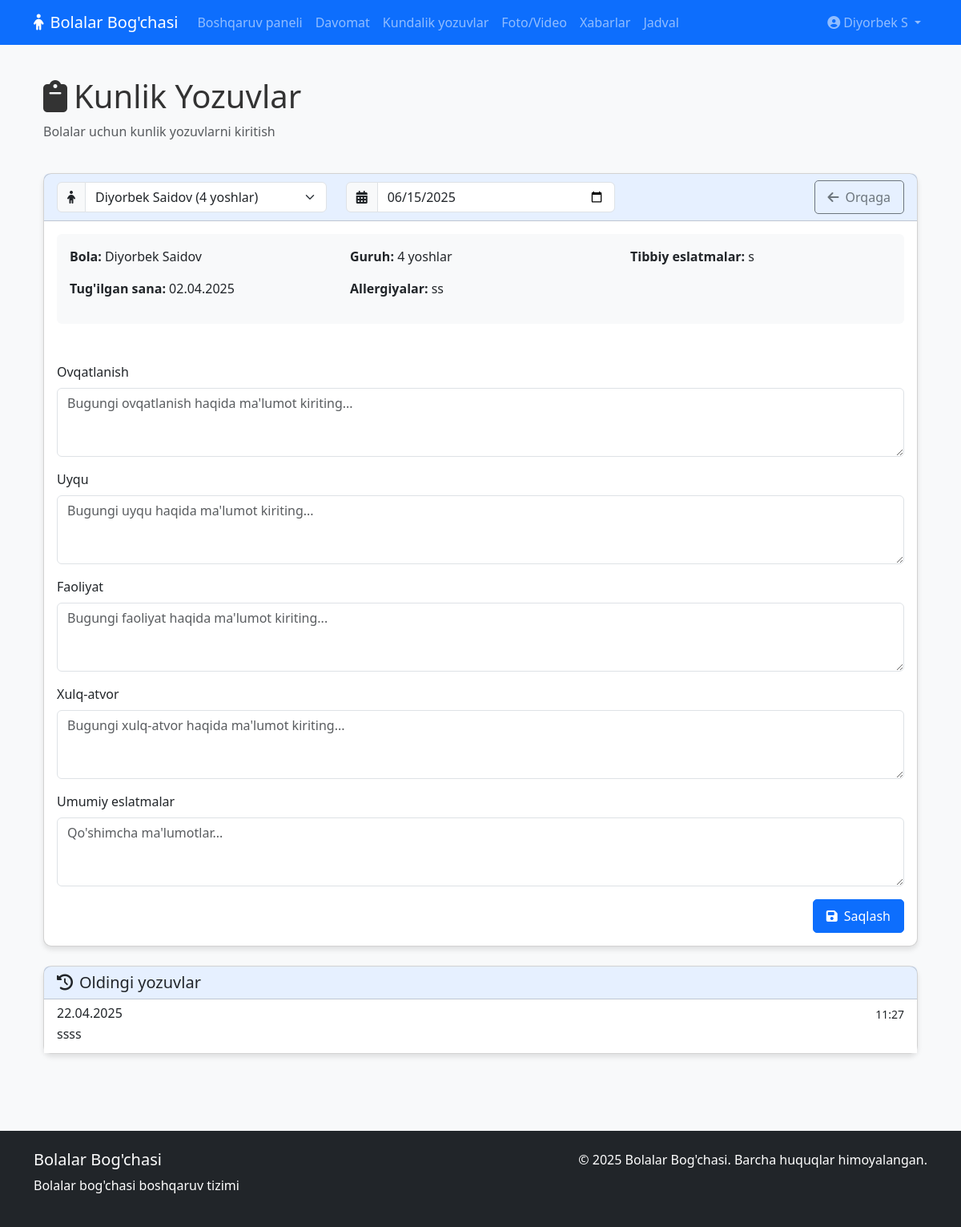
The app's page /teacher/daily_notes (signed in) with its own data.
### models.py (models this page shows)
class Child(db.Model):
    __tablename__ = 'children'
    id = db.Column(db.Integer, primary_key=True)
    first_name = db.Column(db.String(50), nullable=False)
    last_name = db.Column(db.String(50), nullable=False)
    date_of_birth = db.Column(db.Date, nullable=False)
    gender = db.Column(db.String(10))
    parent_id = db.Column(db.Integer, db.ForeignKey('parents.id'), nullable=False)
    group_id = db.Column(db.Integer, db.ForeignKey('groups.id'))
    allergies = db.Column(db.Text)
    medical_notes = db.Column(db.Text)
    enrollment_date = db.Column(db.Date, default=datetime.utcnow().date())
    attendance_records = db.relationship('Attendance', backref='child', lazy=True)
    daily_notes = db.relationship('DailyNote', backref='child', lazy=True)
    media_items = db.relationship('Media', backref='child', lazy=True)
    payments = db.relationship('Payment', backref='child', lazy=True)

class Group(db.Model):
    __tablename__ = 'groups'
    id = db.Column(db.Integer, primary_key=True)
    name = db.Column(db.String(50), nullable=False)
    teacher_id = db.Column(db.Integer, db.ForeignKey('teachers.id'))
    capacity = db.Column(db.Integer, default=20)
    description = db.Column(db.Text)
    age_group = db.Column(db.String(20))  # e.g., '2-3 years', '4-5 years'
    children = db.relationship('Child', backref='group', lazy=True)
    schedules = db.relationship('Schedule', backref='group', lazy=True)

class DailyNote(db.Model):
    __tablename__ = 'daily_notes'
    id = db.Column(db.Integer, primary_key=True)
    child_id = db.Column(db.Integer, db.ForeignKey('children.id'), nullable=False)
    teacher_id = db.Column(db.Integer, db.ForeignKey('teachers.id'), nullable=False)
    date = db.Column(db.Date, nullable=False)
    meal_notes = db.Column(db.Text)
    nap_notes = db.Column(db.Text)
    activity_notes = db.Column(db.Text)
    behavior_notes = db.Column(db.Text)
    general_notes = db.Column(db.Text)
    created_at = db.Column(db.DateTime, default=datetime.utcnow)
    __table_args__ = (db.UniqueConstraint('child_id', 'date', name='unique_child_date_note'),)

### routes/teacher_routes.py (the view, shortened to what this page needs)
@teacher_bp.route('/daily_notes', methods=['GET', 'POST'])
@teacher_required
def daily_notes():
    user_id = session.get('user_id')
    teacher = Teacher.query.filter_by(user_id=user_id).first()
    if not teacher:
        flash('Tarbiyachi profili topilmadi', 'danger')
        return redirect(url_for('auth.logout'))
    selected_date = request.args.get('date', date.today().strftime('%Y-%m-%d'))
    selected_date = datetime.strptime(selected_date, '%Y-%m-%d').date()
    groups = Group.query.filter_by(teacher_id=teacher.id).all()
    selected_child_id = request.args.get('child_id')
    if selected_child_id:
        selected_child = Child.query.get(selected_child_id)
        if selected_child.group_id not in [group.id for group in groups]:
            flash('Bu bola sizning guruhingizda emas', 'danger')
            return redirect(url_for('teacher.daily_notes'))
    else:
        if groups and groups[0].children:
            selected_child = groups[0].children[0]
        else:
            selected_child = None
    all_children = []
    for group in groups:
        all_children.extend(Child.query.filter_by(group_id=group.id).all())
    daily_note = None
    if selected_child:
        daily_note = DailyNote.query.filter_by(
            child_id=selected_child.id,
            teacher_id=teacher.id,
            date=selected_date
        ).first()
    return render_template('teacher/daily_notes.html',
                          teacher=teacher,
                          all_children=all_children,
                          selected_child=selected_child,
                          selected_date=selected_date,
                          daily_note=daily_note,
                          now=datetime.now())  # Add `now` here

### app.py (called while the page is built)
def create_app(config_class=Config):
    app = Flask(__name__)
    app.config.from_object(config_class)
    os.makedirs(os.path.join(app.config['UPLOAD_FOLDER'], 'photos'), exist_ok=True)
    os.makedirs(os.path.join(app.config['UPLOAD_FOLDER'], 'videos'), exist_ok=True)
    db.init_app(app)
    register_routes(app)
    @app.route('/')
    def index():
        return render_template('index.html')
    @app.errorhandler(404)
    def page_not_found(e):
        return render_template('404.html'), 404
    @app.errorhandler(500)
    def internal_server_error(e):
        return render_template('500.html'), 500
    @app.context_processor
    def inject_global_variables():
        return {
            'app_name': app.config['APP_NAME'],
            'now': datetime.now()
        }
    return app

### routes/auth_routes.py (called while the page is built)
def teacher_required(f):
    @wraps(f)
    def decorated_function(*args, **kwargs):
        if 'user_id' not in session:
            flash('Iltimos, avval tizimga kiring', 'warning')
            return redirect(url_for('auth.login'))
        if session.get('role') != 'teacher' and session.get('role') != 'admin':
            flash('Bu sahifa faqat tarbiyachilar uchun', 'danger')
            return redirect(url_for('auth.dashboard'))
        return f(*args, **kwargs)
    return decorated_function

### templates/teacher/daily_notes.html (shortened to what this page needs)
{% extends 'base.html' %}
{% block content %}
<div class="container">
    <div class="row mb-4">
        <div class="col">
            <h1 class="page-title">
                <i class="fas fa-clipboard me-2"></i>Kunlik Yozuvlar
            </h1>
            <p class="text-muted">Bolalar uchun kunlik yozuvlarni kiritish</p>
        </div>
    </div>
    <div class="card mb-4">
        <div class="card-header">
            <div class="row align-items-center">
                <div class="col-md-4">
                    <form method="GET" action="{{ url_for('teacher.daily_notes') }}">
                        <div class="input-group">
                            <span class="input-group-text"><i class="fas fa-child"></i></span>
                            <select name="child_id" id="child_select" class="form-select" onchange="this.form.submit()">
                                {% for child in all_children %}
                                    <option value="{{ child.id }}" {% if selected_child and selected_child.id == child.id %}selected{% endif %}>
                                        {{ child.first_name }} {{ child.last_name }} ({{ child.group.name if child.group else 'Guruhi yo\'q' }})
                                    </option>
                                {% endfor %}
                            </select>
                        </div>
                    </form>
                </div>
                <div class="col-md-4 text-center">
                    <form method="GET" action="{{ url_for('teacher.daily_notes') }}">
                        <div class="input-group">
                            <span class="input-group-text"><i class="fas fa-calendar-alt"></i></span>
                            <input type="date" name="date" class="form-control" value="{{ selected_date.strftime('%Y-%m-%d') }}" onchange="this.form.submit()">
                        </div>
                    </form>
                </div>
                <div class="col-md-4 text-end">
                    <a href="{{ url_for('teacher.dashboard') }}" class="btn btn-outline-secondary">
                        <i class="fas fa-arrow-left me-2"></i>Orqaga
                    </a>
                </div>
            </div>
        </div>
        <div class="card-body">
            {% if selected_child %}
                <form method="POST" action="{{ url_for('teacher.daily_notes', date=selected_date, child_id=selected_child.id) }}">
                    <div class="row mb-4">
                        <div class="col-md-12">
                            <div class="child-info bg-light p-3 rounded mb-4">
                                <div class="row">
                                    <div class="col-md-4">
                                        <p><strong>Bola:</strong> {{ selected_child.first_name }} {{ selected_child.last_name }}</p>
                                        <p><strong>Tug'ilgan sana:</strong> {{ selected_child.date_of_birth.strftime('%d.%m.%Y') }}</p>
                                    </div>
                                    <div class="col-md-4">
                                        <p><strong>Guruh:</strong> {{ selected_child.group.name if selected_child.group else 'Tayinlanmagan' }}</p>
                                        <p><strong>Allergiyalar:</strong> {{ selected_child.allergies or 'Yo\'q' }}</p>
                                    </div>
                                    <div class="col-md-4">
                                        <p><strong>Tibbiy eslatmalar:</strong> {{ selected_child.medical_notes or 'Yo\'q' }}</p>
                                    </div>
                                </div>
                            </div>
                        </div>
                    </div>
                    <div class="mb-3">
                        <label for="meal_notes" class="form-label">Ovqatlanish</label>
                        <textarea name="meal_notes" id="meal_notes" rows="3" class="form-control" placeholder="Bugungi ovqatlanish haqida ma'lumot kiriting...">{{ daily_note.meal_notes if daily_note else '' }}</textarea>
                    </div>
                    <div class="mb-3">
                        <label for="nap_notes" class="form-label">Uyqu</label>
                        <textarea name="nap_notes" id="nap_notes" rows="3" class="form-control" placeholder="Bugungi uyqu haqida ma'lumot kiriting...">{{ daily_note.nap_notes if daily_note else '' }}</textarea>
                    </div>
                    <div class="mb-3">
                        <label for="activity_notes" class="form-label">Faoliyat</label>
                        <textarea name="activity_notes" id="activity_notes" rows="3" class="form-control" placeholder="Bugungi faoliyat haqida ma'lumot kiriting...">{{ daily_note.activity_notes if daily_note else '' }}</textarea>
                    </div>
                    <div class="mb-3">
                        <label for="behavior_notes" class="form-label">Xulq-atvor</label>
                        <textarea name="behavior_notes" id="behavior_notes" rows="3" class="form-control" placeholder="Bugungi xulq-atvor haqida ma'lumot kiriting...">{{ daily_note.behavior_notes if daily_note else '' }}</textarea>
                    </div>
                    <div class="mb-3">
                        <label for="general_notes" class="form-label">Umumiy eslatmalar</label>
                        <textarea name="general_notes" id="general_notes" rows="3" class="form-control" placeholder="Qo'shimcha ma'lumotlar...">{{ daily_note.general_notes if daily_note else '' }}</textarea>
                    </div>
                    <div class="d-flex justify-content-end">
                        <button type="submit" class="btn btn-primary">
                            <i class="fas fa-save me-2"></i>Saqlash
                        </button>
                    </div>
                </form>
            {% else %}
                <div class="alert alert-info">
                    <i class="fas fa-info-circle me-2"></i>Iltimos, bolani tanlang.
                </div>
            {% endif %}
        </div>
    </div>
    <div class="card">
        <div class="card-header">
            <h5 class="mb-0"><i class="fas fa-history me-2"></i>Oldingi yozuvlar</h5>
        </div>
        <div class="card-body p-0">
            {% if selected_child %}
                <div class="list-group list-group-flush">
                    {% set notes = selected_child.daily_notes|sort(attribute='date', reverse=True) %}
                    {% if notes %}
                        {% for note in notes[:5] %}
                            <a href="{{ url_for('teacher.daily_notes', child_id=selected_child.id, date=note.date) }}" class="list-group-item list-group-item-action">
                                <div class="d-flex w-100 justify-content-between">
                                    <h6 class="mb-1">{{ note.date.strftime('%d.%m.%Y') }}</h6>
                                    <small>{{ note.created_at.strftime('%H:%M') }}</small>
                                </div>
                                <p class="mb-1 text-truncate">{{ note.general_notes or note.activity_notes or "Ma'lumot mavjud emas" }}</p>
                            </a>
                        {% endfor %}
                    {% else %}
                        <div class="list-group-item">Oldingi yozuvlar mavjud emas</div>
                    {% endif %}
                </div>
            {% else %}
                <div class="list-group-item">Avval bolani tanlang</div>
            {% endif %}
        </div>
    </div>
</div>
{% endblock %}

### static/css/style.css (style rules this page uses)
:root { --primary-color: #0d6efd; --secondary-color: #6c757d; --success-color: #198754; --info-color: #0dcaf0; --warning-color: #ffc107; --danger-color: #dc3545; --light-color: #f8f9fa; --dark-color: #212529; }
body { font-family: 'Segoe UI', Tahoma, Geneva, Verdana, sans-serif; color: #333; background-color: #f8f9fa; min-height: 100vh; display: flex; flex-direction: column; }
.card { border-radius: 10px; box-shadow: 0 4px 6px rgba(0, 0, 0, 0.1); transition: transform 0.2s, box-shadow 0.2s; margin-bottom: 1.5rem; }
.card-header { font-weight: bold; background-color: rgba(13, 110, 253, 0.1); }
.btn { border-radius: 5px; padding: 0.5rem 1rem; }

### records on screen
Child: first_name "Diyorbek", last_name "Saidov", date_of_birth "02.04.2025", allergies "ss", medical_notes "s"
Group: group "4 yoshlar"
DailyNote: date "22.04.2025", created_at "11:27", general_notes "ssss"

### other values on screen
{{ app_name }} "Bolalar Bog'chasi"
{{ session.name }} "Diyorbek S"
form field child_id "Diyorbek Saidov (4 yoshlar)"
